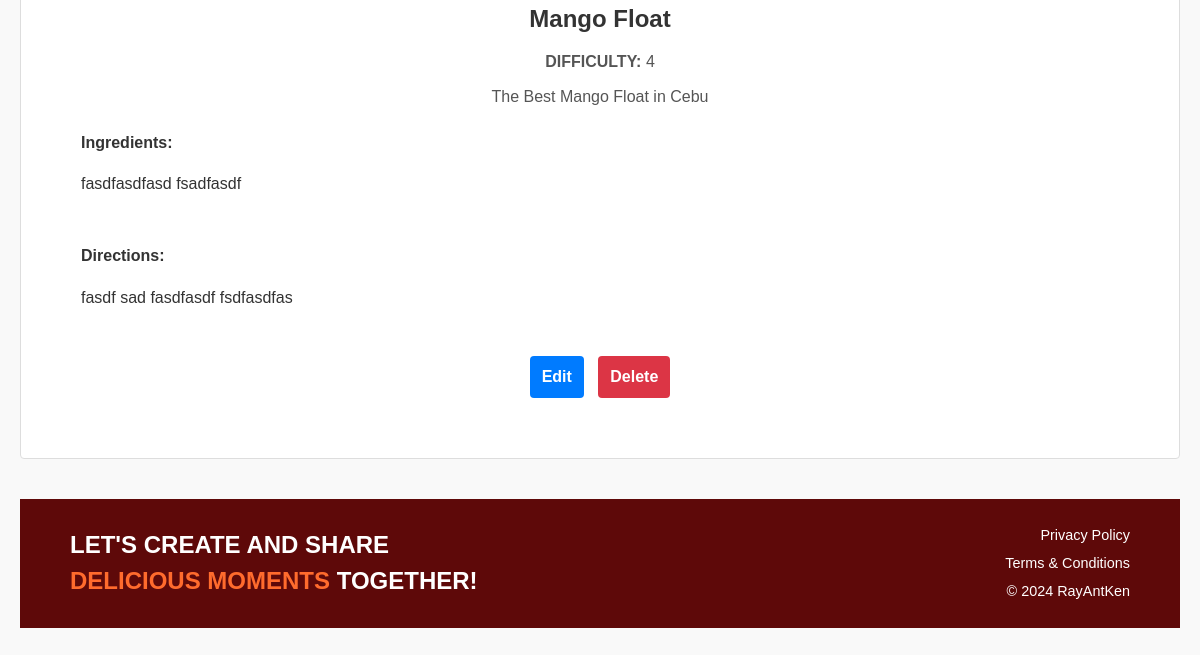
/recipelist (lower part), run on an earlier commit of the app's database.
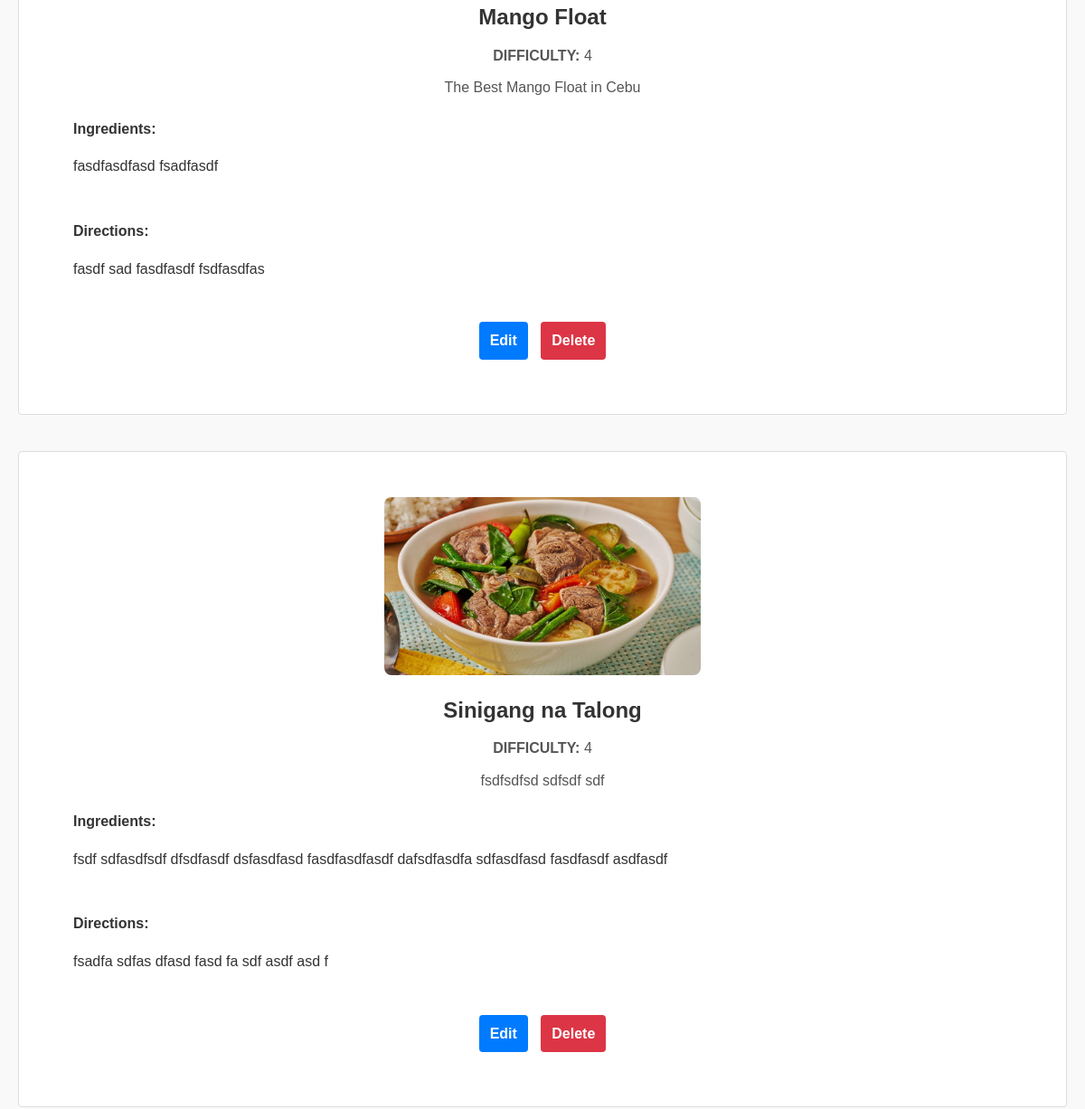
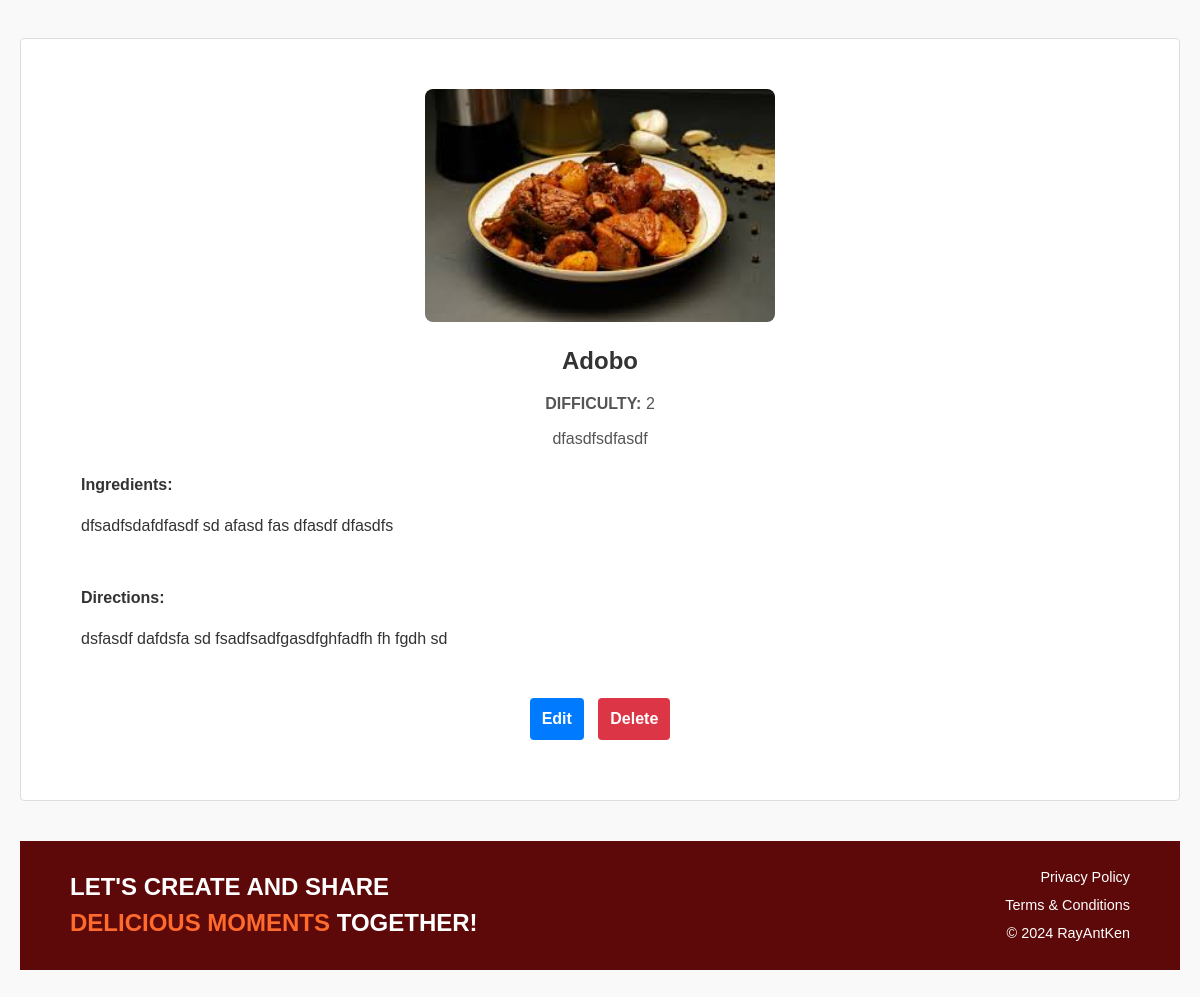
And on a later commit of the database (2 pictures, top to bottom).
### Recipes/models.py (models this page shows, shortened)
class RecipePost(models.Model):
    CATEGORY_CHOICES = [
        ('Comfort Food', 'Comfort Food'),
        ('International Eats', 'International Eats'),
        ('Breakfast & Brunch', 'Breakfast & Brunch'),
        ('Community Picks', 'Community Picks'),
    ]
    title = models.CharField(max_length=200)  # Recipe title
    user = models.ForeignKey(
        settings.AUTH_USER_MODEL,
        on_delete=models.SET_NULL,
        null=True,
        blank=True
    )  # Associated user, nullable and optional
    difficulty = models.IntegerField(
        validators=[MinValueValidator(1), MaxValueValidator(5)]
    )  # Difficulty level (1-5)
    description = models.TextField(default='')  # Brief description of the recipe
    category = models.CharField(
        max_length=50,
        choices=CATEGORY_CHOICES,
        default='Uncategorized'
    )  # Recipe category with predefined choices
    ingredients = models.TextField()  # Ingredients list
    directions = models.TextField(default='')  # Step-by-step directions
    image = models.ImageField(
        upload_to='recipe/images/',
        blank=True,
        null=True
    )  # Optional recipe image
    created_at = models.DateTimeField(auto_now=True)  # Timestamp of creation

### Recipes/views.py (the view)
# urls.py: path('recipelist', RecipePostListView.as_view(), name='recipe_list'),
class RecipePostListView(ListView):
    model = RecipePost
    template_name = 'recipes/recipePost_list.html'
    context_object_name = 'posts'

### Recipes/templates/recipes/recipePost_list.html (shortened to what this page needs)
<!DOCTYPE html>
<html lang="en">
<head>
</head>
<body>
        {% include 'navbar.html' %}
    <body>
    </body>
    <main>
        <ul>
            {% for post in posts %}
                <li>
                    {% if post.image %}
                        <img src="{{ post.image.url }}" alt="{{ post.title }}">
                    {% endif %}
                    <p class="recipe-title">{{ post.title }}</p>
                    <p class="recipe-details"><strong>DIFFICULTY:</strong> {{ post.difficulty }}</p>
                    <p class="recipe-details">{{ post.description }}</p>
                    <div class="ingredients">
                        <strong>Ingredients:</strong>
                        <p>{{ post.ingredients }}</p>
                    </div>
                    <div class="directions">
                        <strong>Directions:</strong>
                        <p>{{ post.directions }}</p>
                    </div>
                    <a href="{% url 'recipe_edit' post.pk %}" class="btn btn-primary">Edit</a>
                    <a href="{% url 'recipe_delete' post.pk %}" class="btn btn-danger">Delete</a>
                </li>
            {% empty %}
                <li>No recipes available.</li>
            {% endfor %}
            {% include 'footer.html' %}
        </ul>
    </main>
</body>
</html>

What changed in the data, as far as the page shows it:
added RecipePost: image (picture), title "Sinigang na Talong", difficulty "4", description "fsdfsdfsd sdfsdf sdf", ingredients "fsdf sdfasdfsdf dfsdfasdf dsfasdfasd fasdfasdfasdf dafsdfasdfa sdfasdfasd fasdfasdf asdfasdf", directions "fsadfa sdfas dfasd fasd fa sdf asdf asd f"
added RecipePost: image (picture), title "Adobo", difficulty "2", description "dfasdfsdfasdf", ingredients "dfsadfsdafdfasdf sd afasd fas dfasdf dfasdfs", directions "dsfasdf dafdsfa sd fsadfsadfgasdfghfadfh fh fgdh sd"
